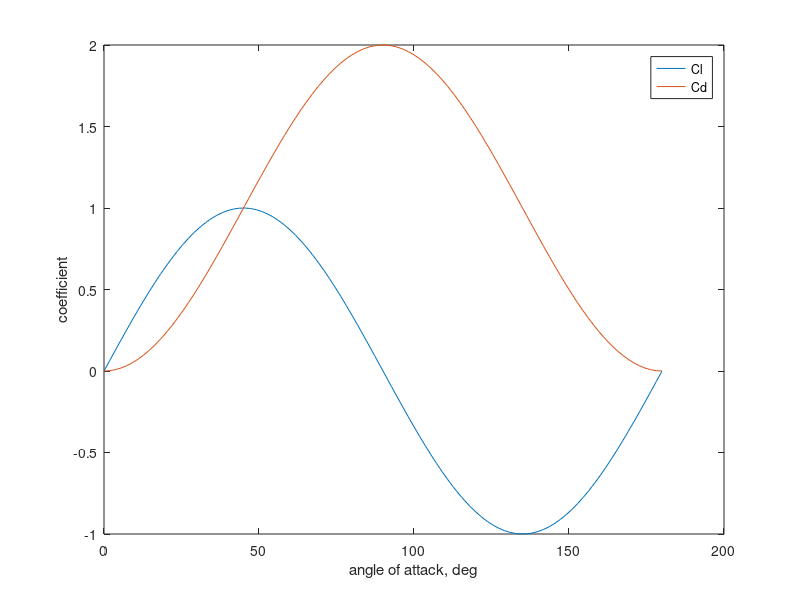

Write MATLAB code to recreate this figure.
aoa = linspace(0,pi); 
Cl=2.0*sin(aoa).*cos(aoa); % Cl from Moore et al 2014
Cd=2.0*sin(aoa).^2; % Cd from Moore et al 2014

figure(1)
plot(aoa*180/pi,Cl); hold on
plot(aoa*180/pi,Cd); hold off
xlabel('angle of attack, deg')
ylabel('coefficient')
legend('Cl','Cd')
